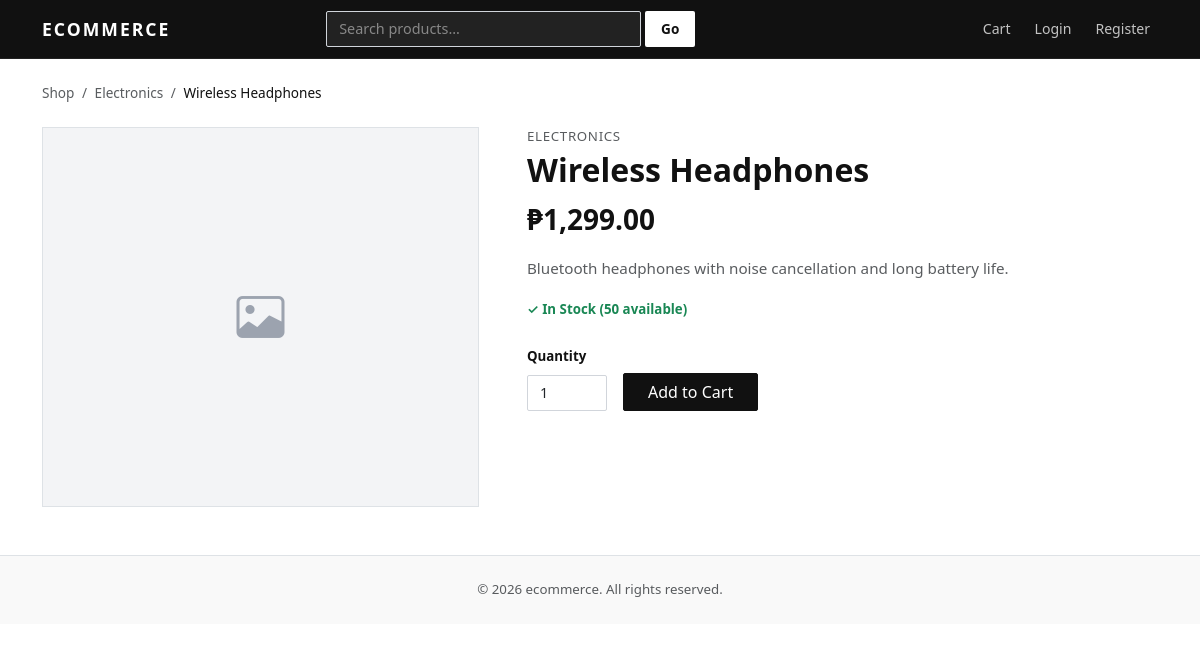
Screenshot of /product.php?id=1 with the database file from the repository.
### tables this page shows
CREATE TABLE products (
    id INT AUTO_INCREMENT PRIMARY KEY,
    category_id INT,
    name VARCHAR(200) NOT NULL,
    description TEXT,
    price DECIMAL(10,2) NOT NULL,
    stock INT DEFAULT 0,
    image VARCHAR(255) DEFAULT 'no-image.png',
    created_at TIMESTAMP DEFAULT CURRENT_TIMESTAMP,
    FOREIGN KEY (category_id) REFERENCES categories(id) ON DELETE SET NULL
);

CREATE TABLE categories (
    id INT AUTO_INCREMENT PRIMARY KEY,
    name VARCHAR(100) NOT NULL
);

### includes/functions.php (called while the page is built, shortened)
<?php
function clean($str) {
    return htmlspecialchars(trim((string)$str), ENT_QUOTES, 'UTF-8');
}
function price($amount) {
    return '&#8369;' . number_format((float)$amount, 2);
}

### product.php (the view, shortened to what this page needs)
<?php
require_once 'config/db.php';
require_once 'includes/functions.php';
$id   = (int)($_GET['id'] ?? 0);
$stmt = $pdo->prepare(
    "SELECT p.*, c.name AS cat_name
     FROM products p
     LEFT JOIN categories c ON p.category_id = c.id
     WHERE p.id = ?"
);
$stmt->execute([$id]);
$p = $stmt->fetch();
require_once 'includes/header.php';
$imgFile = __DIR__ . '/uploads/' . $p['image'];
$hasImg  = $p['image'] && $p['image'] !== 'no-image.png' && file_exists($imgFile);
?>
<nav class="mb-4" style="font-size:.85rem;">
    <a href="index.php" class="text-muted text-decoration-none">Shop</a>
    <?php if ($p['cat_name']): ?>
        <span class="text-muted mx-1">/</span>
        <a href="index.php?category=<?= $p['category_id'] ?>" class="text-muted text-decoration-none">
            <?= clean($p['cat_name']) ?>
        </a>
    <?php endif; ?>
    <span class="text-muted mx-1">/</span>
    <span><?= clean($p['name']) ?></span>
</nav>
<div class="row g-5">
    <div class="col-md-5">
        <?php if ($hasImg): ?>
            <img src="<?= SITE_URL ?>/uploads/<?= clean($p['image']) ?>"
                 class="img-fluid w-100" style="object-fit:cover;border:1px solid #e5e7eb;"
                 alt="<?= clean($p['name']) ?>">
        <?php else: ?>
            <div class="d-flex align-items-center justify-content-center border"
                 style="height:380px;background:#f3f4f6;color:#9ca3af;font-size:3rem;">
                <i class="bi bi-image"></i>
            </div>
        <?php endif; ?>
    </div>
    <div class="col-md-7">
        <?php if ($p['cat_name']): ?>
            <p class="text-muted small mb-1 text-uppercase" style="letter-spacing:.05em;">
                <?= clean($p['cat_name']) ?>
            </p>
        <?php endif; ?>
        <h2 class="fw-bold mb-2"><?= clean($p['name']) ?></h2>
        <p class="fs-3 fw-bold mb-3"><?= price($p['price']) ?></p>
        <p class="text-muted mb-3" style="line-height:1.7;">
            <?= nl2br(clean($p['description'])) ?>
        </p>
        <p class="mb-4">
            <?php if ($p['stock'] > 5): ?>
                <span class="text-success small fw-semibold">&#10003; In Stock (<?= $p['stock'] ?> available)</span>
            <?php elseif ($p['stock'] > 0): ?>
                <span class="text-warning small fw-semibold">&#9888; Only <?= $p['stock'] ?> left</span>
            <?php else: ?>
                <span class="text-danger small fw-semibold">Out of Stock</span>
            <?php endif; ?>
        </p>
        <?php if ($p['stock'] > 0): ?>
            <form method="POST" action="cart.php" class="d-flex gap-3 align-items-end">
                <div>
                    <label class="form-label fw-semibold small">Quantity</label>
                    <input type="number" name="quantity" value="1"
                           min="1" max="<?= $p['stock'] ?>"
                           class="form-control" style="width:80px;">
                </div>
                <button type="submit" class="btn btn-primary px-4">Add to Cart</button>
            </form>
        <?php endif; ?>
    </div>
</div>
<?php require_once 'includes/footer.php'; ?>

### includes/header.php (style rules this page uses)
*, *::before, *::after { box-sizing: border-box; }
body { background: #fff; color: #111; font-family: 'Segoe UI', system-ui, -apple-system, sans-serif; font-size: 0.95rem; }
.btn-primary { background: #111; border-color: #111; color: #fff; border-radius: 2px; }
.form-control, .form-select { border-radius: 2px; border-color: #d1d5db; font-size: 0.9rem; }
a { color: #111; }

### rows the page displays
products: category.name "Electronics", name "Wireless Headphones", category.name "ELECTRONICS", price "₱1,299.00", description "Bluetooth headphones with noise cancellation and long battery life.", stock "50"

### other values shown
SITE_NAME "ECOMMERCE"
SITE_NAME "ecommerce"
